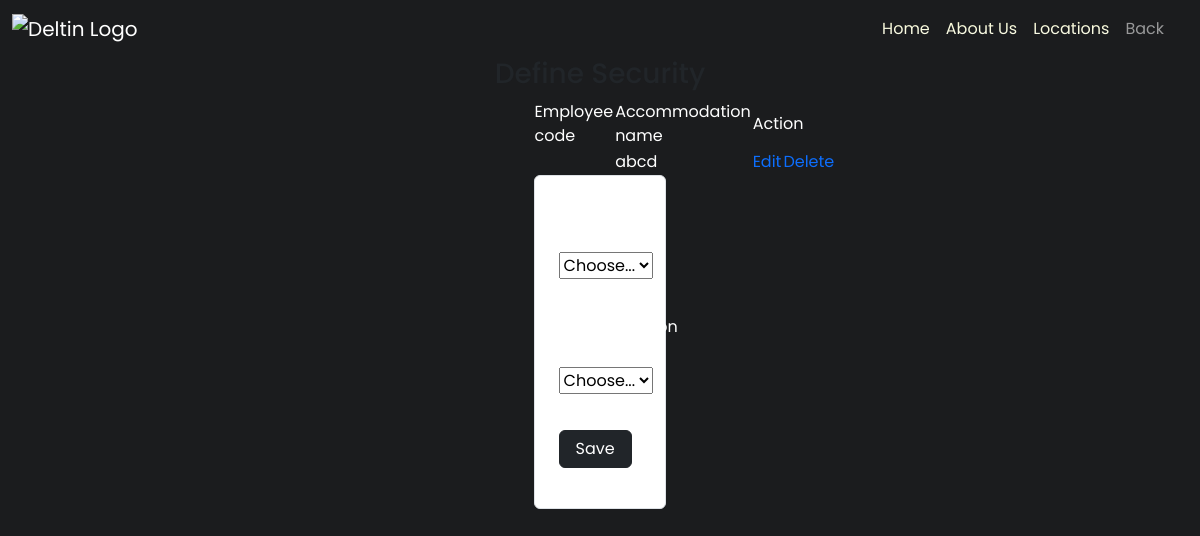
The app's page /views/security.php (signed in), older data.
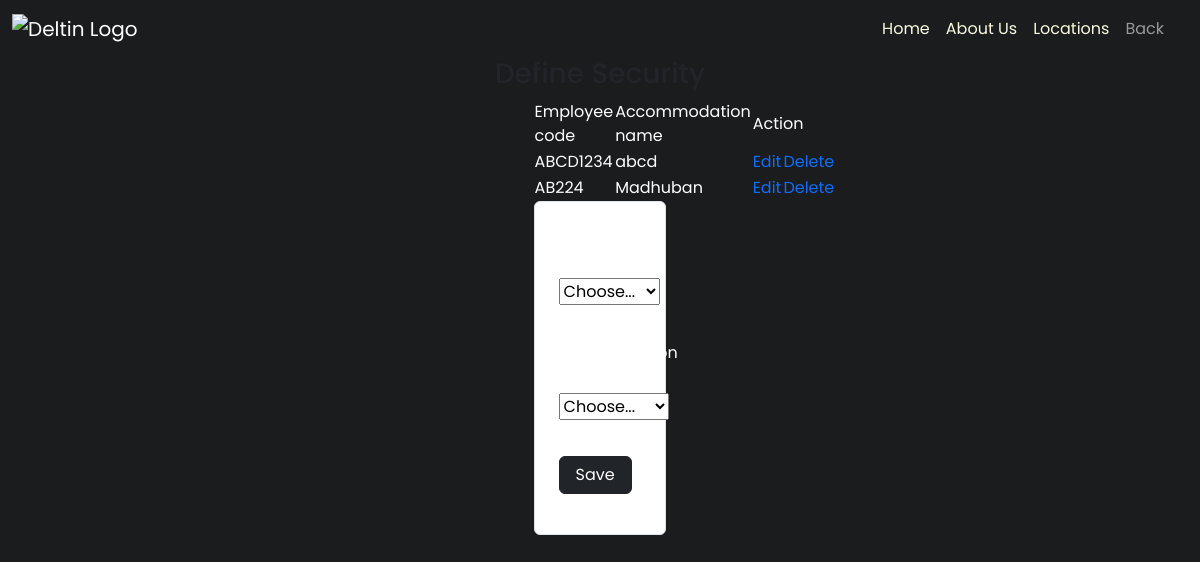
The same page, newer data.
### tables this page shows
CREATE TABLE `security` (
  `emp_id` int(11) NOT NULL,
  `acc_id` int(11) NOT NULL
);

CREATE TABLE `accomodation` (
  `acc_id` int(11) NOT NULL,
  `acc_code` varchar(10) NOT NULL,
  `acc_name` varchar(20) NOT NULL,
  `bldg_status` varchar(10) NOT NULL,
  `location` varchar(30) NOT NULL,
  `gender` enum('Male','Female','Unisex') NOT NULL,
  `tot_capacity` int(11) NOT NULL,
  `no_of_rooms` int(11) NOT NULL,
  `occupied_rooms` int(11) DEFAULT NULL,
  `available_rooms` int(11) DEFAULT NULL,
  `owner` varchar(20) NOT NULL,
  `remark` text DEFAULT NULL
);

CREATE TABLE `employee` (
  `emp_id` int(11) NOT NULL,
  `emp_code` varchar(10) NOT NULL,
  `fname` varchar(10) NOT NULL,
  `mname` varchar(10) NOT NULL,
  `lname` varchar(10) NOT NULL,
  `designation` int(11) NOT NULL,
  `dob` date NOT NULL,
  `address` varchar(100) NOT NULL,
  `state` varchar(10) NOT NULL,
  `country` varchar(10) NOT NULL,
  `pincode` int(11) NOT NULL,
  `email` varchar(255) DEFAULT NULL,
  `blood_group` varchar(4) DEFAULT NULL,
  `department` varchar(15) DEFAULT NULL,
  `joining_date` date DEFAULT NULL,
  `aadhaar_number` int(11) NOT NULL,
  `salary` float DEFAULT NULL,
  `acc_id` int(11) DEFAULT NULL,
  `role` int(11) DEFAULT NULL
);

### controllers/security_controller.php (called while the page is built, shortened)
<?php
	$update = false;

### views/security.php (the view, shortened to what this page needs)
<?php include('../controllers/security_controller.php'); ?>
<!DOCTYPE html>
<html>
<head>
	<link rel="stylesheet" type="text/css" href="style.css">
	<link rel="stylesheet" href="../css/form.css">
	<link rel="stylesheet" href="../../css/style1.css">
	<link href="https://cdn.jsdelivr.net/npm/bootstrap@5.2.3/dist/css/bootstrap.min.css" rel="stylesheet"
>
	<link rel="stylesheet" href="https://unpkg.com/tachyons@4.12.0/css/tachyons.min.css" />
</head>
<body class="b ma2">
<nav class="navbar  navbar-expand-lg navbar-dark f4 lh-copy pa3 fw4">
        <div class="container-fluid">
            <a class="navbar-brand" href="../dashboard.php">
                <img src="" alt="Deltin Logo" class="d-inline-block align-text-top">
            </a>
            <div class="offcanvas offcanvas-end text-bg-dark" tabindex="-1" id="offcanvasNavbar"
                aria-labelledby="offcanvasNavbarLabel">
                <div class="offcanvas-body">
                    <ul class="navbar-nav justify-content-end flex-grow-1 pe-3">
                        <li class="nav-item">
                            <a class="nav-link active" aria-current="page" href="../dashboard.php">Home</a>
                        </li>
                        <li class="nav-item">
                            <a class="nav-link active" href="../aboutus.html" target="_blank">About Us</a>
                        </li>
                        <li class="nav-item">
                            <a class="nav-link active" href="#" target="_blank">Locations</a>
                        </li>
                        <li class="nav-item">
                            <a class="nav-link active1" id="adminlogin" onmouseover="this.style.cursor='pointer'" onclick=history.back()>Back</a>
                        </li>
                    </ul>
                </div>
            </div>
        </div>
    </nav>
	<center>
	<h3>Define Security</h3></center>
	<div class="container">
		<div class="row mx-0 justify-content-center">
			<div class="col-md-7 col-lg-5 px-lg-2 col-xl-4 px-xl-0 bg f4 lh-copy">
				<?php $results = mysqli_query($conn, "SELECT * FROM security"); ?>
				<table>
	<thead>
		<tr>
		<th>Employee code </th>
		<th>Accommodation name </th>
			<th colspan="2">Action</th>
		</tr>
	</thead>
	<?php while ($row = mysqli_fetch_array($results)) { ?>
		<?php 		$employeeid = $row['emp_id'];
                    $queryEmployeeCode = mysqli_query($conn, "SELECT * FROM employee where emp_id=$employeeid");
                    $EmployeeCode_row = mysqli_fetch_assoc($queryEmployeeCode);
					$accomodationid = $row['acc_id'];
                    $queryAccomodationName = mysqli_query($conn, "SELECT * FROM accomodation where acc_id=$accomodationid");
                    $AccomodationName_row = mysqli_fetch_assoc($queryAccomodationName);
					?>
		<tr>
			<td><?php echo $EmployeeCode_row['emp_code']; ?></td>
			<td><?php echo $AccomodationName_row['acc_name']; ?></td>
			<td>
				<a href="security.php?edit=<?php echo '%27' ?><?php echo $row['emp_id']; ?><?php echo '%27' ?>" class="edit_btn" >Edit</a>
			</td>
			<td>
				<a href="../controllers/security_controller.php?del=<?php echo '%27' ?><?php echo $row['emp_id']; ?><?php echo '%27' ?>" class="del_btn">Delete</a>
			</td>
		</tr>
	<?php } ?>
</table>
				<form method="post" class="w-100 rounded p-4 border bg-white"
					action="../controllers/security_controller.php">
					<div class="input-group">
						<label class="d-block mb-4"> <span class="d-block mb-2">Employee Code <span></span>
						<select class="custom-select my-1 mr-sm-2" id="inlineFormCustomSelectPref" name="Id">
    					<option name="employee_code" selected>Choose...</option>
						</select>
					</div>
					<div class="input-group">
						<label class="d-block mb-4"> <span class="d-block mb-2">Accomodation Name <span>
						<select class="custom-select my-1 mr-sm-2" id="inlineFormCustomSelectPref" name="acId">
    					<option name="employee_code" selected>Choose...</option>
						</select>
					</div>
					<div class="mb-3 tc">
						<?php if ($update == true): ?>
						<button class="btnn" type="submit" name="update" value="update"
							style="background: #556B2F;">update</button>
						<?php else: ?>
						<button class="btn btn-dark px-3" class="btnn" type="submit" name="save" value="save">Save</button>
						<?php endif ?>
					</div>
				</form>
			</div>
		</div>
	</div>
</body>
</html>

Row changes from the older to the newer data that the page shows:
shown differently, row unchanged: security "abcd": emp_id.emp_code (not shown) → "ABCD1234"
added security: emp_id.emp_code "AB224", acc.acc_name "Madhuban"
